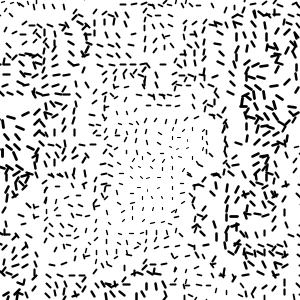
Frame 1 (no input)
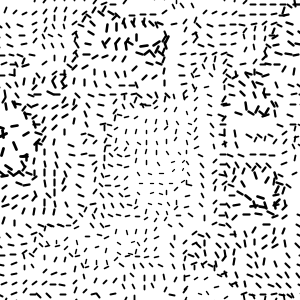
Frame 60 (the mouse pressed at the canvas centre just before this capture)
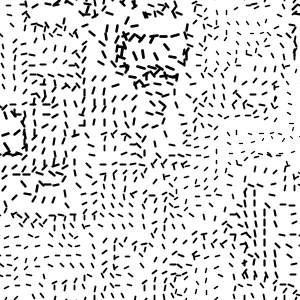
Frame 120 (the mouse held since frame 60 and released just before this capture)

The Processing sketch that drew these frames (run headless with seeded random() and noise(); from frame 60 on, the mouse is pressed at the canvas centre):

// Processing sketch: processing_111938
// ── processing_111938.pde

float seedX ;
float seedY ;
float i = 0;


float size;

float angle;
float xStart = random(10); 

float yStart = random(10); 

void setup(){

size(300,300);
 fill(0);
 

 
}




void draw(){
  background(255);
 
 // noStroke();
  
  seedX = xStart;

for (int x=0; x < width+10 ; x+=10){
  seedY = yStart;
  
  
  for (int y=0 ; y<height +10; y+=10){
    
   angle = noise(seedX,seedY,i);
   size = angle*10;
   strokeWeight(angle*4);
   
   angle*=TWO_PI*6;
   
   
   pushMatrix();    
    translate(x,y);
    rotate(angle);
    line(0,size,size,size);
    popMatrix();
    
   
  
  // ellipse(x,y, diameter,diameter);
   
   seedY+= 0.1;
   
  }
  
  seedX+= 0.1;
}

i+=0.00512;
}
